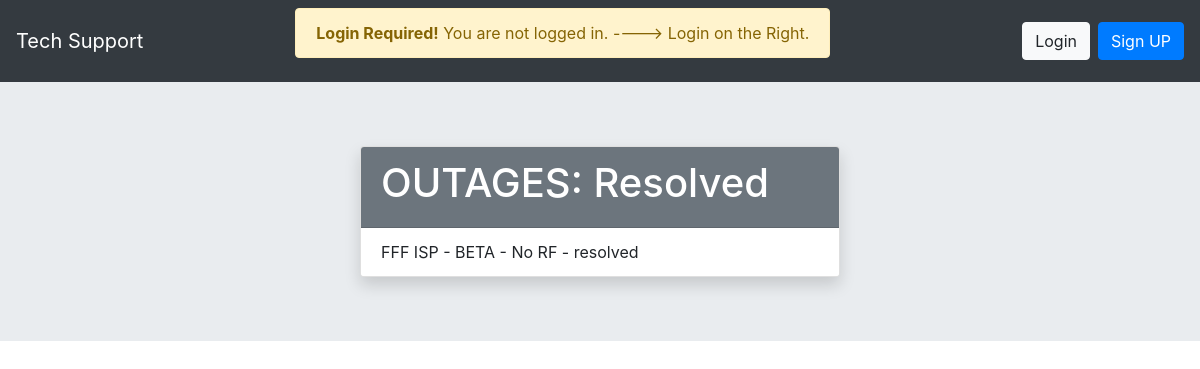
The app's page /outages/resolved/ with its own data.
### outages/models.py (models this page shows, shortened)
class Outage(models.Model):
    LEVELS = (
        ('L', 'Low'),
        ('M', 'Medium'),
        ('H', 'High'),
    )
    STATUS = (
        ('pending', 'P'),
        ('active', 'A'),
        ('resolved', 'R'),
        ('closed', 'C'),  # Close 72 hours after resolved
    )
    slug = models.SlugField(default='', editable=False, max_length=100)
    status = models.CharField(max_length=10, choices=STATUS, default='pending',
                              help_text='Update the Status to Closed after 72 hours')
    isp_provider = models.CharField(max_length=45, default='Bell')
    issue_type = models.CharField(max_length=45, default='No Sync')
    service_area = models.CharField(max_length=45, default="Location in Splunk")
    ccp_account_reference = models.CharField(blank=True, max_length=60, default='101444777')
    start_time = models.DateTimeField(blank=True, auto_now_add=False, auto_now=False, default=timezone.now,
                                      help_text="Use EST Timezone")
    etr = models.CharField(blank=True, max_length=60, default="NO ETR")
    ticket_number = models.CharField(blank=True, max_length=20, default='BR number')
    impact_level = models.CharField(blank=True, max_length=1, choices=LEVELS, default='L')
    notes = models.TextField(blank=True, max_length=150, default='none')
    class Meta:
        ordering = ['status']
        """
        Resolved date with be based on the ISP time of repair.
        Updating the status to Resolved will create a Closed ON date.
        """

### outages/views.py (the view)
# urls.py: path('resolved/', views.OutageResolvedListView.as_view(), name='resolved'),
class OutageResolvedListView(ListView):
    model = Outage
    context_object_name = 'outages_resolved'
    template_name = 'outages/outage_resolvedlist.html'
    def get_queryset(self):
        return Outage.objects.filter(status='resolved')

### outages/templates/outages/outage_resolvedlist.html (shortened to what this page needs)
{% extends '_layouts/main_layout.html' %}
{% block content %}
    <div class="card shadow mx-auto" style="width: 30rem;">
      <div class="card-header text-white bg-secondary">
        <h1 style="bold">OUTAGES: Resolved</h1>
      </div>
      <ul class="list-group list-group-flush">
        {% for outage in outages_resolved %}
            <li class="list-group-item">{{ outage.isp_provider }} - {{ outage.service_area }} - {{ outage.issue_type }} - {{ outage.status }}</li>
        {% endfor %}
      </ul>
    </div>
{% endblock %}

### records on screen
Outage: isp_provider "FFF ISP", service_area "BETA", issue_type "No RF", status "resolved"
